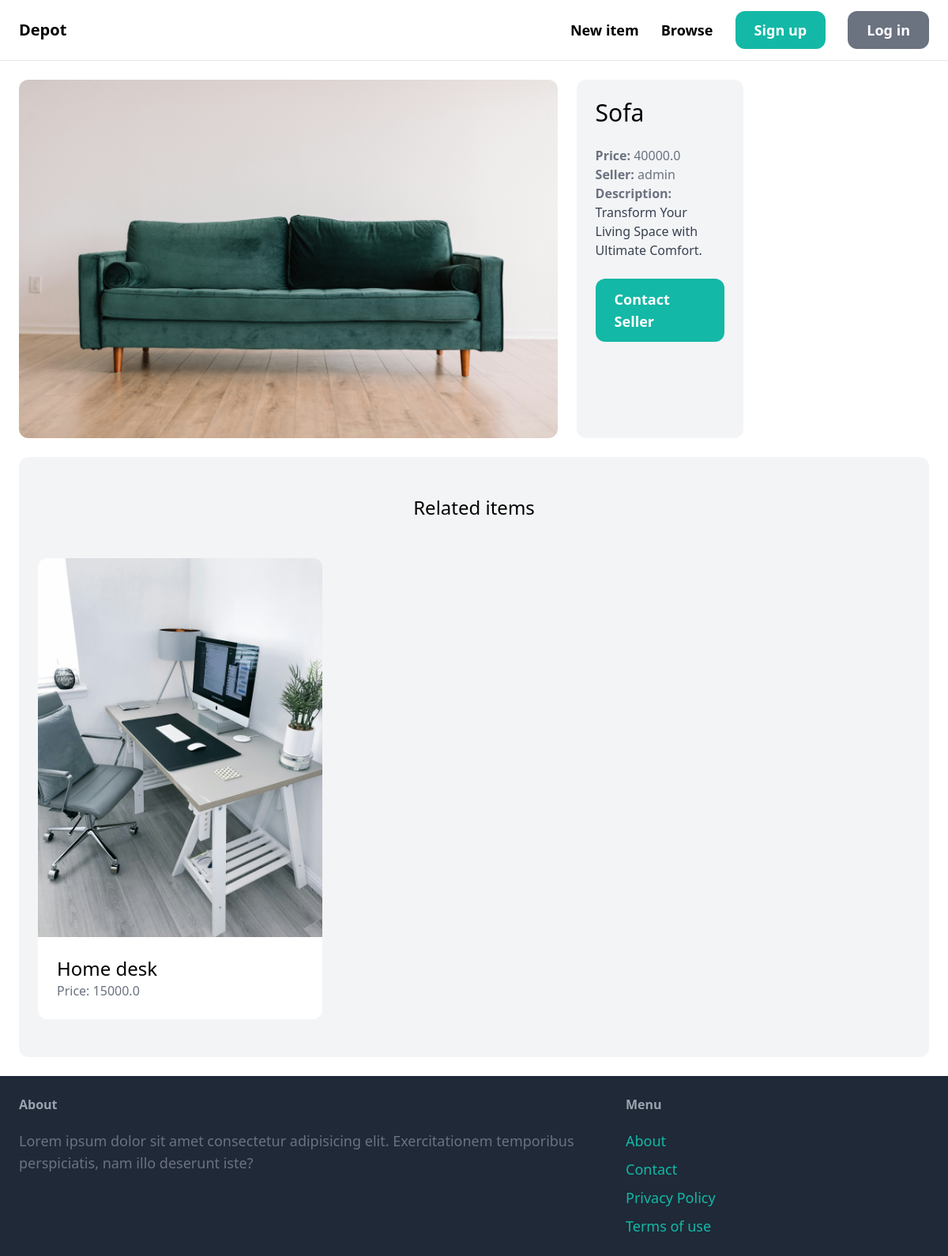
Screenshot of /items/3/ with the database file from the repository.
### item/models.py (models this page shows, shortened)
class Item(models.Model):
    category = models.ForeignKey(Category, related_name='items', on_delete=models.CASCADE)
    name = models.CharField(max_length=255)
    description = models.TextField(blank=True, null=True)
    image = models.ImageField(upload_to='item_images', blank=True, null=True)
    price = models.FloatField()
    is_sold = models.BooleanField(default=False)
    created_by = models.ForeignKey(User, related_name='items', on_delete=models.CASCADE)
    created_at = models.DateTimeField(auto_now_add=True)

### item/views.py (the view)
# urls.py: path('<int:pk>/', views.detail, name='detail'),
def detail(request, pk):
    item = get_object_or_404(Item, pk=pk)
    related_items = Item.objects.filter(category=item.category, is_sold=False).exclude(pk=pk)[0:3]
    return render(request, 'item/detail.html', {
        'item': item,
        'related_items': related_items,
    })

### item/templates/item/detail.html (shortened to what this page needs)
{% extends 'core/base.html' %}
{% block content %}
<div class="grid grid-cols-5 gap-6">
    <div class="col-span-3">
        <img src="{{ item.image.url }}" class="rounded-xl">
    </div>
    <div class="col-spam2 p-6 bg-gray-100 rounded-xl">
        <h1 class="mb-6 text-3xl">{{ item.name }}</h1>
        <p class="text-gray-500"><strong>Price: </strong>{{ item.price }}</p>
        <p class="text-gray-500"><strong>Seller: </strong>{{ item.created_by.username }}</p>
        {% if item.description %}
            <p class="text-gray-700">
                <strong class="text-gray-500">Description:</strong><br>
                {{ item.description}}
            </p>
        {% endif %}
        {% if request.user == item.created_by %}
          <div class="mt-6 p-6 bg-white rounded-xl">
            <p>This is your item!</p>
            <a href="#" class="inline-block mt-6 px-6 py-3 text-lg font-semibold bg-red-500 text-white rounded-xl">Edit</a>
            <a href="{% url 'item:delete' item.id %}" class="inline-block mt-6 px-6 py-3 text-lg font-semibold bg-red-500 text-white rounded-xl">Delete</a>
          </div>
        {% else %}
          <a href="#" class="inline-block mt-6 px-6 px-6 py-3 text-lg font-semibold bg-teal-500 text-white rounded-xl hover:bg-teal-700">Contact Seller</a>
        {% endif %}
    </div>
</div>
<div class="mt-6 px-6 py-12 bg-gray-100 rounded-xl">
    <h2 class="mb-12 text-2xl text-center">Related items</h2>
    <div class="grid grid-cols-3 gap-3">
      {% for item in related_items%}
        <div>
          <a href="{% url 'item:detail' item.id %}">
            <div>
              <img src="{{ item.image.url }}" class="rounded-t-xl">
            </div>
            <div class="p-6 bg-white rounded-b-xl">
              <h2 class="text-2xl">{{ item.name }}</h2>
              <p class="text-gray-500">Price: {{ item.price }}</p>
            </div>
          </a>
        </div>
      {% endfor %}
    </div>
  </div>
{% endblock%}

### rows the page displays
Item: image (picture), name "Sofa", price "40000.0", created_by.username "admin", description "Transform Your Living Space with Ultimate Comfort."
Item: image (picture), name "Home desk", price "15000.0"
